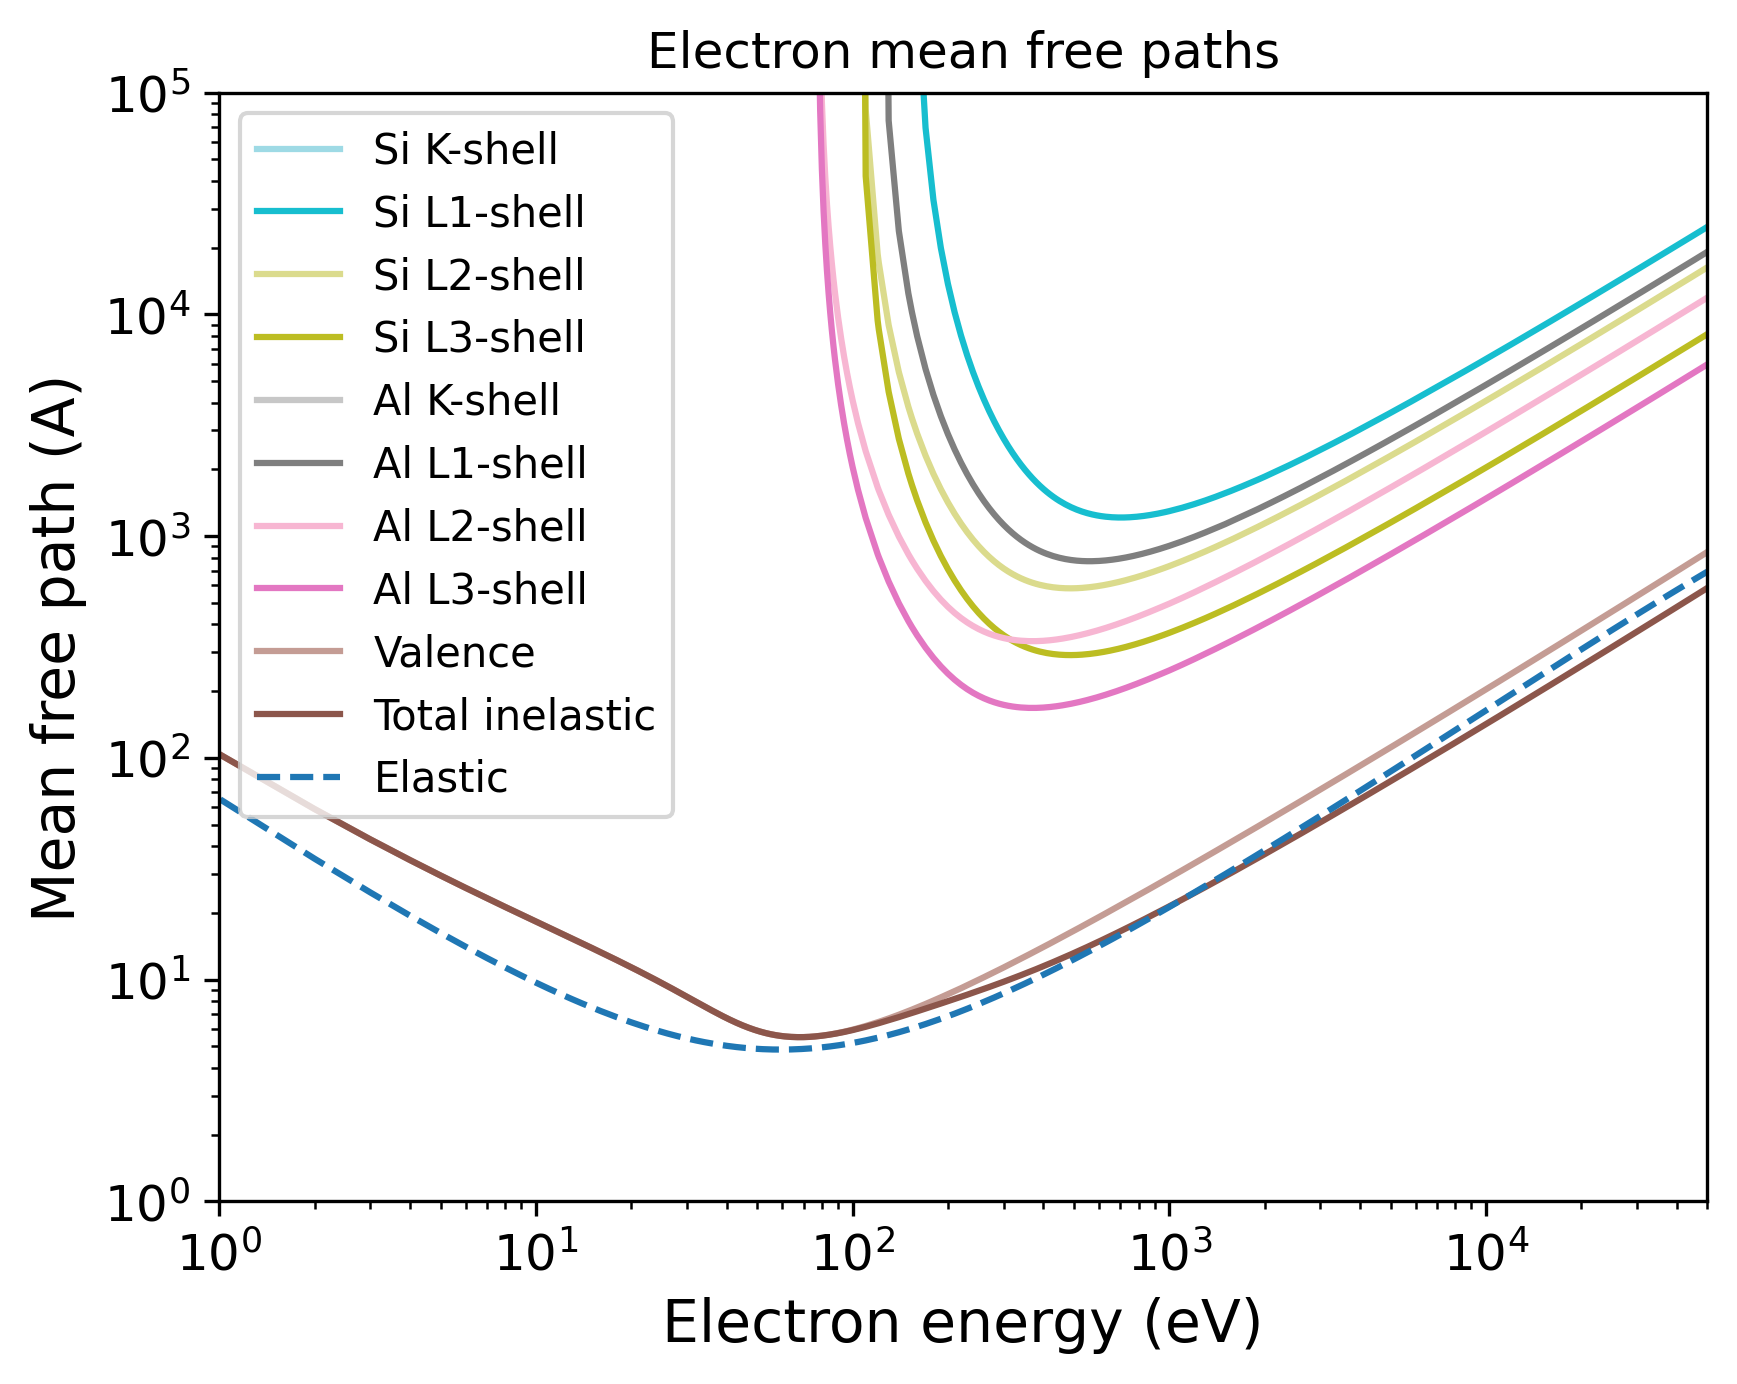

Write the Python code that produced this figure.
import pandas as pd
import numpy as np
import matplotlib.pyplot as plt
import matplotlib.cm as cm
# Set the format:
plt.xlabel("Electron energy (eV)", fontsize=14)
plt.ylabel("Mean free path (A)", fontsize=14)
plt.xticks(fontsize=12)
plt.yticks(fontsize=12)
plt.grid(False)
# Set the axes:
# Read the output file:
df = pd.read_csv(r"OUTPUT_SiAl_Electron_IMFP.dat", sep=r'\s+', header=None, comment="#", skipinitialspace=True)
plt.xscale("log")
plt.yscale("log")
# Prepare the plot:
columns_to_plot = [ 1, 2, 3, 4, 5, 6, 7, 8, 9, 10]
labels = [ "Si K-shell", "Si L1-shell", "Si L2-shell", "Si L3-shell", "Al K-shell", "Al L1-shell", "Al L2-shell", "Al L3-shell", "Valence", "Total inelastic"]
# Create N distinct colors from a colormap
N = len(columns_to_plot)
colors = plt.cm.tab20(np.linspace(1, 0, 20))
# Set line styles:
linestyles = [ "-", "-", "-", "-", "-", "-", "-", "-", "-", "-"]
for i, col in enumerate(columns_to_plot):
    color = colors[i % len(colors)]
    ls    = linestyles[i % len(linestyles)]
    label = labels[i % len(labels)]
    plt.plot(df.iloc[:, 0], df.iloc[:, col],
    color=color,
    label=label,
    linestyle=ls)
# Add a curve from the second file
df2 = pd.read_csv(r"OUTPUT_SiAl_Electron_EMFP.dat", sep=r'\s+', header=None, comment="#", skipinitialspace=True)
columns_to_plot2 = [ 3]
labels2 = [ "Elastic"]
# Create second part of the plot:
for col, label in zip(columns_to_plot2, labels2):
    plt.plot(df2.iloc[:, 0], df2.iloc[:, col], label=label, linestyle="--")
plt.xlim(1.00000000,50000.00000000)
plt.ylim(1.00000000,100000.00000000)
plt.title("Electron mean free paths")
plt.legend(loc="best", fontsize=10)
# Save the plot in this format:
plt.savefig("OUTPUT_MFP_electron.png", dpi=300, bbox_inches="tight")
